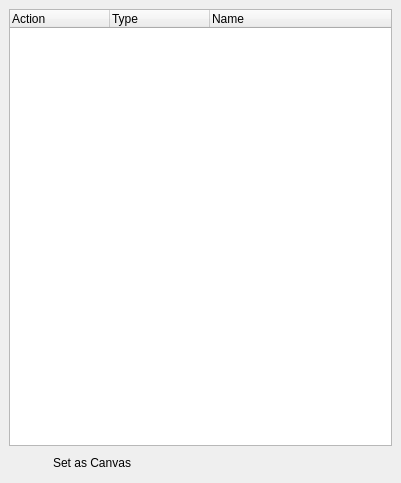
<?xml version="1.0" encoding="UTF-8"?>
<ui version="4.0">
 <class>SelectionDock</class>
 <widget class="QDockWidget" name="SelectionDock">
  <property name="geometry">
   <rect>
    <x>0</x>
    <y>0</y>
    <width>401</width>
    <height>483</height>
   </rect>
  </property>
  <property name="windowTitle">
   <string>Selections</string>
  </property>
  <widget class="QWidget" name="dockWidgetContents">
   <layout class="QVBoxLayout" name="verticalLayout">
    <item>
     <widget class="QTreeWidget" name="treeWidget">
      <column>
       <property name="text">
        <string>Action</string>
       </property>
      </column>
      <column>
       <property name="text">
        <string>Type</string>
       </property>
      </column>
      <column>
       <property name="text">
        <string>Name</string>
       </property>
      </column>
     </widget>
    </item>
    <item>
     <layout class="QHBoxLayout" name="horizontalLayout">
      <property name="spacing">
       <number>0</number>
      </property>
      <property name="sizeConstraint">
       <enum>QLayout::SetMaximumSize</enum>
      </property>
      <item>
       <widget class="QPushButton" name="deselectOther">
        <property name="focusPolicy">
         <enum>Qt::NoFocus</enum>
        </property>
        <property name="text">
         <string/>
        </property>
        <property name="icon">
         <iconset>
          <normalon>:/icons/deselect.png</normalon>
         </iconset>
        </property>
        <property name="flat">
         <bool>true</bool>
        </property>
       </widget>
      </item>
      <item>
       <widget class="QPushButton" name="setAsCanvas">
        <property name="focusPolicy">
         <enum>Qt::NoFocus</enum>
        </property>
        <property name="text">
         <string>Set as Canvas</string>
        </property>
        <property name="icon">
         <iconset>
          <normalon>:/icons/newTexture.png</normalon>
         </iconset>
        </property>
        <property name="flat">
         <bool>true</bool>
        </property>
       </widget>
      </item>
      <item>
       <spacer name="horizontalSpacer">
        <property name="orientation">
         <enum>Qt::Horizontal</enum>
        </property>
        <property name="sizeHint" stdset="0">
         <size>
          <width>0</width>
          <height>0</height>
         </size>
        </property>
       </spacer>
      </item>
     </layout>
    </item>
   </layout>
  </widget>
 </widget>
 <resources/>
 <connections/>
</ui>
